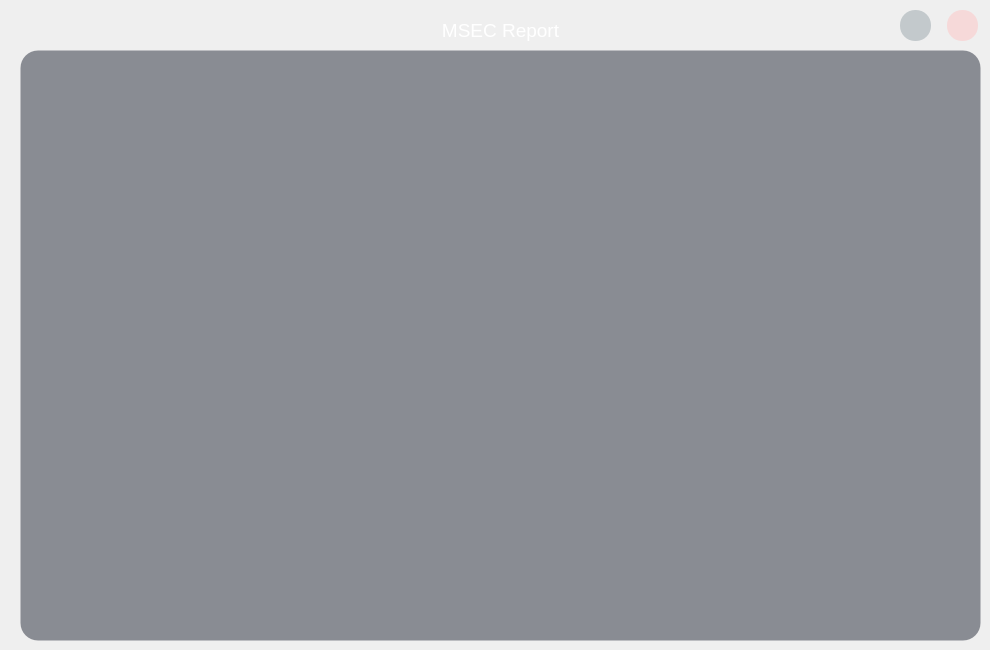
     <widget class="QWidget" name="pg_report">
      <widget class="QTextEdit" name="txt_report_content">
       <property name="geometry">
        <rect>
         <x>20</x>
         <y>50</y>
         <width>961</width>
         <height>591</height>
        </rect>
       </property>
       <property name="font">
        <font>
         <family>Arial</family>
         <pointsize>-1</pointsize>
         <italic>false</italic>
         <bold>false</bold>
        </font>
       </property>
       <property name="styleSheet">
        <string notr="true">QTextEdit{
background-color: rgba(35, 41, 54, 0.5);
border-radius:18px;
font: 12pt &quot;Arial&quot;;
	border: 1px solid transparent;
	border-radius: 18px;
	font-size: 14px;
	color: rgb(255, 255, 255);

}

QTextEdit QScrollBar:vertical {
    width:10px;
    background: rgba(35, 41, 54, 0.35);
    border-radius:4px;
    margin:2px 0px;
}
QTextEdit QScrollBar::handle:vertical {
    background: rgba(150, 165, 190, 0.55);
    border-radius:4px;
    min-height:28px;
    margin:1px;
}
QTextEdit QScrollBar::handle:vertical:hover {
    background: rgba(120, 170, 230, 0.85);  
}
QTextEdit QScrollBar::handle:vertical:pressed {
    background: rgba(70, 130, 210, 1.0);   
}

QTextEdit QScrollBar::sub-line:vertical,
QTextEdit QScrollBar::add-line:vertical {
    height:0px;
background: none;
}
QTextEdit QScrollBar::sub-page:vertical,
QTextEdit QScrollBar::add-page:vertical {
    background:none;
}

QTextEdit QScrollBar:horizontal {
    height:10px;
    background: rgba(35, 41, 54, 0.35);
    border-radius:4px;
    margin:0px 2px;
}
QTextEdit QScrollBar::handle:horizontal {
    background: rgba(150, 165, 190, 0.55);
    border-radius:4px;
    min-width:28px;
    margin:1px;
}
QTextEdit QScrollBar::handle:horizontal:hover {
    background: rgba(120, 170, 230, 0.85);
}
QTextEdit QScrollBar::handle:horizontal:pressed {
    background: rgba(70, 130, 210, 1.0);
}

QTextEdit QScrollBar::sub-line:horizontal,
QTextEdit QScrollBar::add-line:horizontal {
    width:0px;
    background: none;

}
QTextEdit QScrollBar::sub-page:horizontal,
QTextEdit QScrollBar::add-page:horizontal {
    background:none;
}
</string>
       </property>
      </widget>
      <widget class="QPushButton" name="btn_report_close">
       <property name="geometry">
        <rect>
         <x>947</x>
         <y>10</y>
         <width>31</width>
         <height>31</height>
        </rect>
       </property>
       <property name="styleSheet">
        <string notr="true">QPushButton{
    background-color: rgba(255, 190, 190, 0.45);
    border-radius: 15px;
    color: #ffffff;
    text-align: center;         


}
QPushButton:hover{
    background-color: #ca3b3b;
}

QPushButton:pressed{
    background-color: #AA1b1b;
    padding-left: -8px;
	padding-left:-2px;         
    padding-bottom:6px;
}

QPushButton:disabled{
background-color: rgba(66, 79, 104, 0.5);
border-radius:10px;
}
</string>
       </property>
       <property name="text">
        <string/>
       </property>
       <property name="icon">
        <iconset resource="../../py/Anaconda3/Scripts/res.qrc">
         <normaloff>:/icons/close.svg</normaloff>:/icons/close.svg</iconset>
       </property>
       <property name="iconSize">
        <size>
         <width>30</width>
         <height>30</height>
        </size>
       </property>
      </widget>
      <widget class="QLabel" name="label_65">
       <property name="geometry">
        <rect>
         <x>430</x>
         <y>10</y>
         <width>141</width>
         <height>41</height>
        </rect>
       </property>
       <property name="font">
        <font>
         <family>Arial</family>
        </font>
       </property>
       <property name="styleSheet">
        <string notr="true">background:transparent;</string>
       </property>
       <property name="text">
        <string>&lt;html&gt;&lt;head/&gt;&lt;body&gt;&lt;p align=&quot;center&quot;&gt;&lt;span style=&quot; font-size:14pt; color:#ffffff;&quot;&gt;MSEC Report&lt;/span&gt;&lt;/p&gt;&lt;/body&gt;&lt;/html&gt;</string>
       </property>
      </widget>
      <widget class="QPushButton" name="btn_save_as">
       <property name="geometry">
        <rect>
         <x>900</x>
         <y>10</y>
         <width>31</width>
         <height>31</height>
        </rect>
       </property>
       <property name="font">
        <font>
         <family>Arial</family>
         <pointsize>12</pointsize>
         <italic>false</italic>
         <bold>true</bold>
        </font>
       </property>
       <property name="styleSheet">
        <string notr="true">QPushButton {
    background-color: rgba(140, 155, 160, 0.45);
    border-radius: 15px;
    color: #ffffff;
}

QPushButton:hover {
    background-color: #6b8a8f;
}

QPushButton:pressed {
    background-color: #4d6b70;
    padding-top: 8px;
    padding-bottom: 4px;
}

QPushButton:disabled {
    background-color: rgba(66, 79, 104, 0.5);
    border-radius: 10px;
    color: #9aa8b8;
}</string>
       </property>
       <property name="text">
        <string/>
       </property>
       <property name="icon">
        <iconset resource="../../py/Anaconda3/Scripts/res.qrc">
         <normaloff>:/icons/save_as.svg</normaloff>:/icons/save_as.svg</iconset>
       </property>
       <property name="iconSize">
        <size>
         <width>22</width>
         <height>22</height>
        </size>
       </property>
       <property name="flat">
        <bool>false</bool>
       </property>
      </widget>
     </widget>
